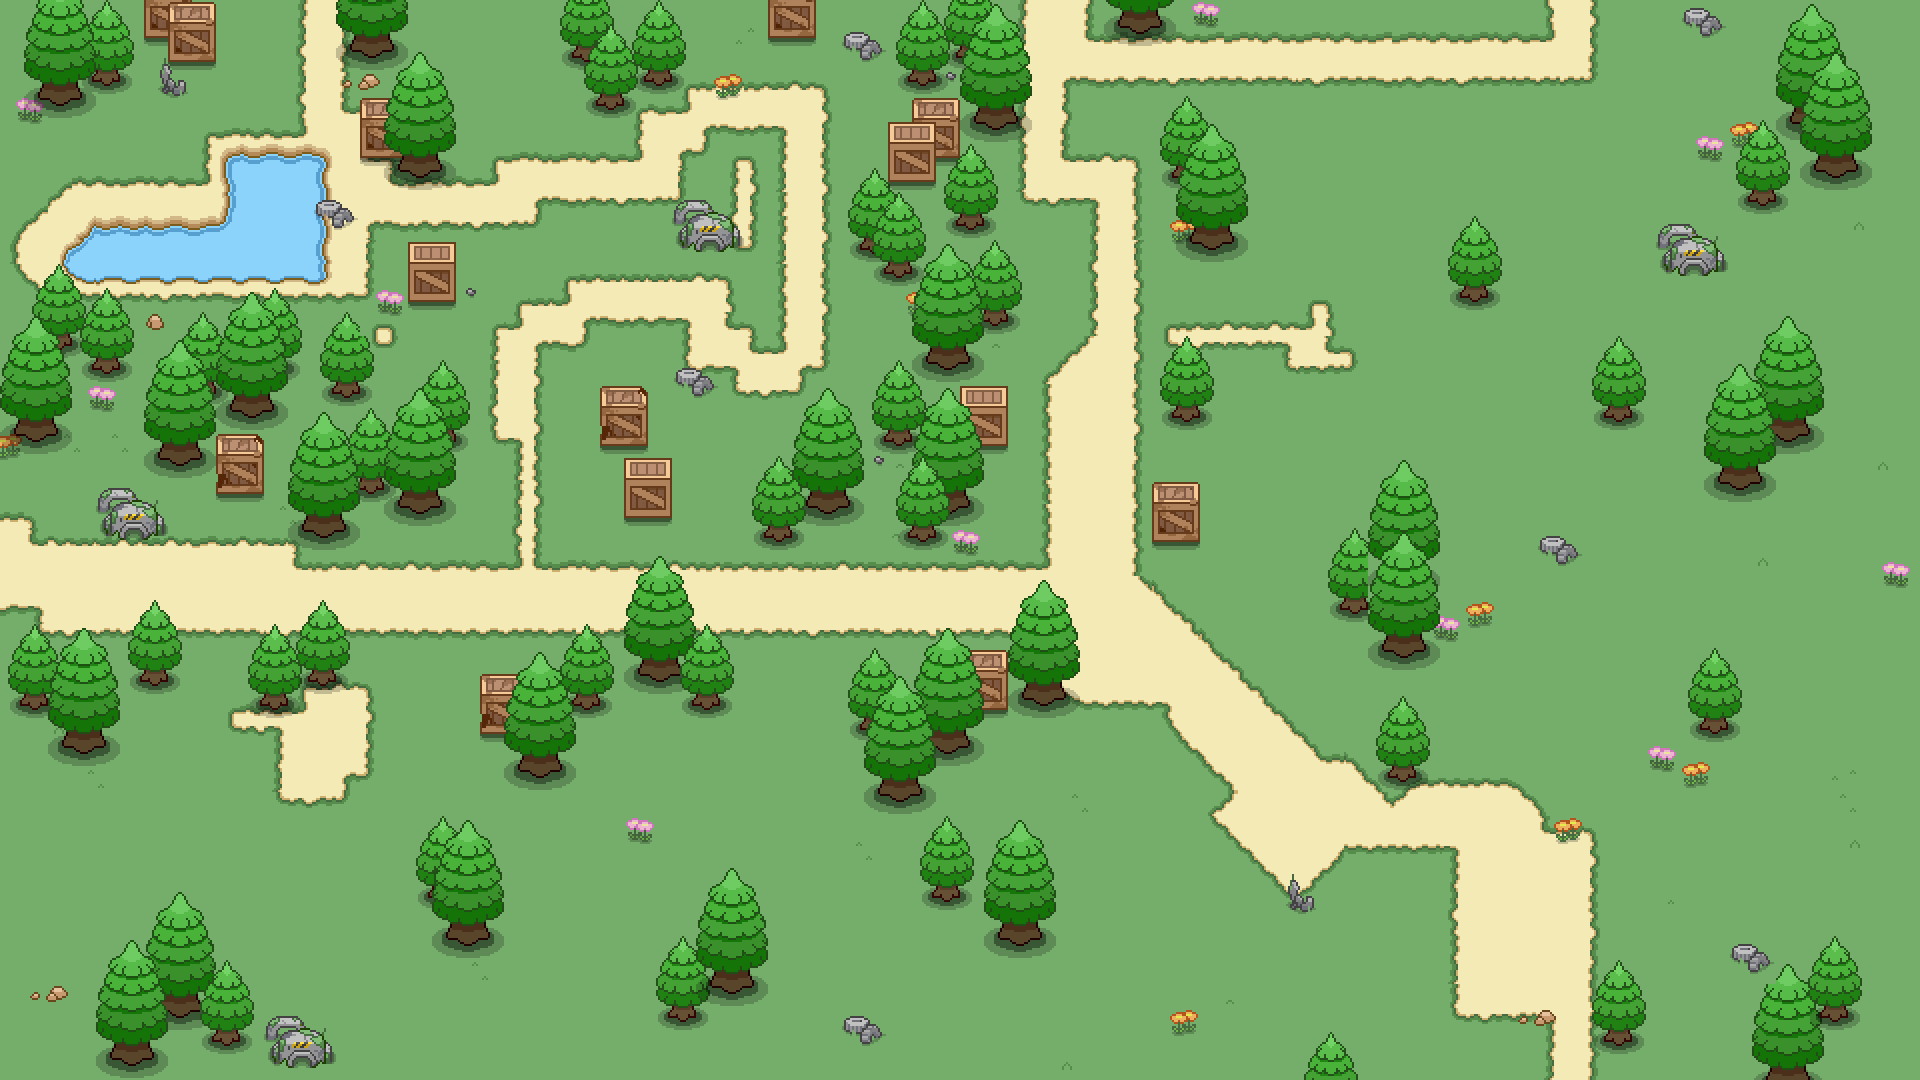

A level layout from a 2D game, rendered from its tile map. Below: a short description, then the map file with tile-grid data replaced by summaries:
An orthogonal 80x45 tile map with 24x24 px tiles, 6 tile layers (grounds, 1, 2, 3, ...), 2 hidden layers not drawn, 8 tilesets and 14 objects.

<map version="1.0" tiledversion="2017.12.07" orientation="orthogonal" renderorder="right-down" width="80" height="45" tilewidth="24" tileheight="24" infinite="0" nextobjectid="85">
 <tileset firstgid="1" name="bigtree" tilewidth="72" tileheight="138" tilecount="1" columns="1">
  <image source="big_tree.png" width="72" height="138" />
 </tileset>
 <tileset firstgid="2" name="smalltree" tilewidth="54" tileheight="99" tilecount="1" columns="1">
  <image source="tree2.png" width="54" height="99" />
 </tileset>
 <tileset firstgid="3" name="meta" tilewidth="24" tileheight="24" tilecount="3" columns="3">
  <image source="meta.png" width="72" height="24" />
  <tile id="0">
   <properties>
    <property name="pass" type="bool" value="false" />
   </properties>
  </tile>
  <tile id="2">
   <properties>
    <property name="pass" type="bool" value="true" />
   </properties>
  </tile>
 </tileset>
 <tileset firstgid="6" name="box_push" tilewidth="48" tileheight="68" tilecount="1" columns="1">
  <image source="box_push.png" width="48" height="68" />
 </tileset>
 <tileset firstgid="7" name="box2" tilewidth="48" tileheight="60" tilecount="1" columns="1">
  <image source="box2.png" width="48" height="60" />
 </tileset>
 <tileset firstgid="8" name="box3" tilewidth="48" tileheight="60" tilecount="1" columns="1">
  <image source="box3.png" width="48" height="60" />
 </tileset>
 <tileset firstgid="9" name="box1" tilewidth="48" tileheight="60" tilecount="1" columns="1">
  <image source="box1.png" width="48" height="60" />
 </tileset>
 <tileset firstgid="10" name="chapter1" tilewidth="24" tileheight="24" tilecount="1728" columns="32">
  <image source="chapter1.png" width="768" height="1296" />
 </tileset>
 <layer name="grounds" width="80" height="45">
  <data>[3600 cells, 3600 non-empty, 129 distinct tile ids]</data>
 </layer>
 <layer name="1" width="80" height="45">
  <data>[3600 cells, 701 non-empty, 113 distinct tile ids]</data>
 </layer>
 <layer name="2" width="80" height="45">
  <data>[3600 cells, 461 non-empty, 42 distinct tile ids]</data>
 </layer>
 <layer name="3" width="80" height="45">
  <data>[3600 cells, 78 non-empty, 30 distinct tile ids]</data>
 </layer>
 <layer name="标记" width="80" height="45" visible="0">
  <data>[3600 cells, 12 non-empty, 2 distinct tile ids]</data>
 </layer>
 <objectgroup name="gameObj">
  <object id="60" gid="2" x="528" y="575" width="54" height="99" />
  <object id="65" gid="2" x="571.333" y="552.167" width="54" height="99" />
  <object id="67" gid="1" x="446" y="565" width="72" height="138" />
  <object id="68" gid="1" x="530" y="512" width="72" height="138" />
  <object id="69" gid="1" x="664.333" y="572.667" width="72" height="138" />
  <object id="70" gid="1" x="614" y="391" width="72" height="138" />
  <object id="72" gid="2" x="474.667" y="320.5" width="54" height="99" />
  <object id="74" gid="1" x="1165" y="865" width="72" height="138" />
  <object id="75" gid="1" x="1447" y="1067" width="72" height="138" />
  <object id="77" gid="2" x="1139" y="795.5" width="54" height="99" />
  <object id="79" gid="2" x="827.333" y="406.667" width="54" height="99" />
  <object id="80" gid="2" x="713" y="491.833" width="54" height="99" />
  <object id="81" gid="2" x="552" y="399.5" width="54" height="99" />
  <object id="82" gid="2" x="516" y="449.5" width="54" height="99" />
 </objectgroup>
 <layer name="4" width="80" height="45">
  <data>[3600 cells, 60 non-empty, 30 distinct tile ids]</data>
 </layer>
 <layer name="5" width="80" height="45">
  <data>[3600 cells, 12 non-empty, 12 distinct tile ids]</data>
 </layer>
 <layer name="meta" width="80" height="45" visible="0" opacity="0.53">
  <data>[3600 cells, 325 non-empty, 1 distinct tile ids]</data>
 </layer>
</map>
